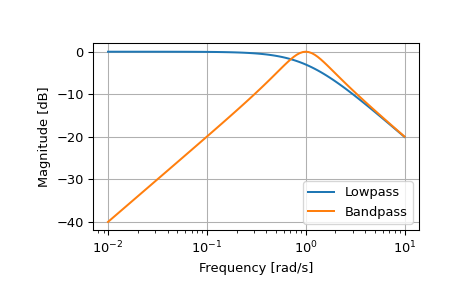

Generate this figure with Python:
from scipy import signal
import matplotlib.pyplot as plt

lp = signal.lti([1.0], [1.0, 1.0])
bp = signal.lti(*signal.lp2bp(lp.num, lp.den))
w, mag_lp, p_lp = lp.bode()
w, mag_bp, p_bp = bp.bode(w)

plt.plot(w, mag_lp, label='Lowpass')
plt.plot(w, mag_bp, label='Bandpass')
plt.semilogx()
plt.grid()
plt.xlabel('Frequency [rad/s]')
plt.ylabel('Magnitude [dB]')
plt.legend()
